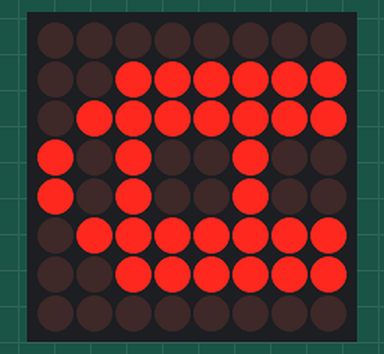
Simulated run of this sketch. Board: Arduino Uno, built with avr-gcc and run on an emulated ATmega328P. On the bench: 8×8 LED matrix.

Above: at 0.1 s.

The sketch:

mt.ino
```cpp
/*  module led matrix dùng ic max7219
 *  ic max7219 --> sữ dụng ledcontrol.h
 *      SƠ ĐỒ NỐI DÂY
 *    MATRIC        ARDUINO
 *     VCC            5V
 *     GND            GND
 *     DIN            12
 *     CLK            11
 *     CS             10
 *    chúc các bạn thành công
 *
 *  NOTE : LedControl(DIN,CLK,CS,maxDevices);   // maxDevices là số lượng led matric mà bạn sữ dụng
 *         shutdown(int addr, bool status);     // hàm tắt hiển thị nếu: + status = true sẽ tắt hiển thị
 *                                                                       + status = flase bật hiển thị
 *                                                 addr: là địa chỉ ic max7219 nếu có 1 ic thì addr=0
 *         setIntensity(int addr, int intensity)   // chỉnh độ sáng led với intensity từ 0 -> 15
 *         clearDisplay(int addr)                  // xoá màn hình
 *         setRow(int addr, int row, byte value)   // cho sáng 1 hàng với addr nào và giá trị nào (nếu 1 sáng còn 0 tắt)
 *         addr là địa chỉ ic max7219 nếu 1 ic thì addr là 0
*/


#include <LedControl.h>
          LedControl mt = LedControl(12,11,10,1);        // khởi tạo biến mt thay cho ledcontrol

void setup() {
    mt.shutdown(0,false);
    mt.setIntensity(0,8);
    mt.clearDisplay(0);
}

byte A[8] = {0x00,0x3F,0x7F,0xA4,0xA4,0x7F,0x3F,0x00 };  // A   + tạo 1 mảng gồm 8 cột (0x00 số thập lục phân )=(đổi nhị phân B00000000)
byte R[8] = {0x00,0x61,0x92,0x94,0x98,0xFF,0xFF,0x00 };  // R   + ví dụ : xem kĩ bên dưới
byte D[8] = {0x00,0x3C,0x7E,0x81,0x81,0xFF,0xFF,0x00 };  // D
byte U[8] = {0x00,0xFE,0xFF,0x01,0x01,0xFF,0xFE,0x00 };  // U
byte I[8] = {0x00,0x81,0x81,0xFF,0xFF,0x81,0x81,0x00 };  // I
byte N[8] = {0x00,0xFF,0x03,0x0C,0x30,0xC0,0xFF,0x00 };  // N
byte O[8] = {0x00,0x7E,0xFF,0x81,0x81,0xFF,0x7E,0x00 };  // O

void A_ARDUINO() { for (int i=0 ; i<=7 ; i++) {mt.setRow(0,i,A[i]);}}   // chương trình con tên A_ARDUINO có chức năng hiển thị chữ A lên matrix
void R_ARDUINO() { for (int i=0 ; i<=7 ; i++) {mt.setRow(0,i,R[i]);}}   // dùng for để i thay đổi từ 0 đến 7
void D_ARDUINO() { for (int i=0 ; i<=7 ; i++) {mt.setRow(0,i,D[i]);}}
void U_ARDUINO() { for (int i=0 ; i<=7 ; i++) {mt.setRow(0,i,U[i]);}}
void I_ARDUINO() { for (int i=0 ; i<=7 ; i++) {mt.setRow(0,i,I[i]);}}
void N_ARDUINO() { for (int i=0 ; i<=7 ; i++) {mt.setRow(0,i,N[i]);}}
void O_ARDUINO() { for (int i=0 ; i<=7 ; i++) {mt.setRow(0,i,O[i]);}}

void loop() {
A_ARDUINO();          // gọi chương trình con hiển thị chử A trên led matrix
//delay(500);           // chờ 5ms (nữa giây)
//R_ARDUINO();
//delay(500);
//D_ARDUINO();
//delay(500);
//U_ARDUINO();
//delay(500);
//I_ARDUINO();
//delay(500);
//N_ARDUINO();
//delay(500);
//O_ARDUINO();
//delay(2000);
}
```
